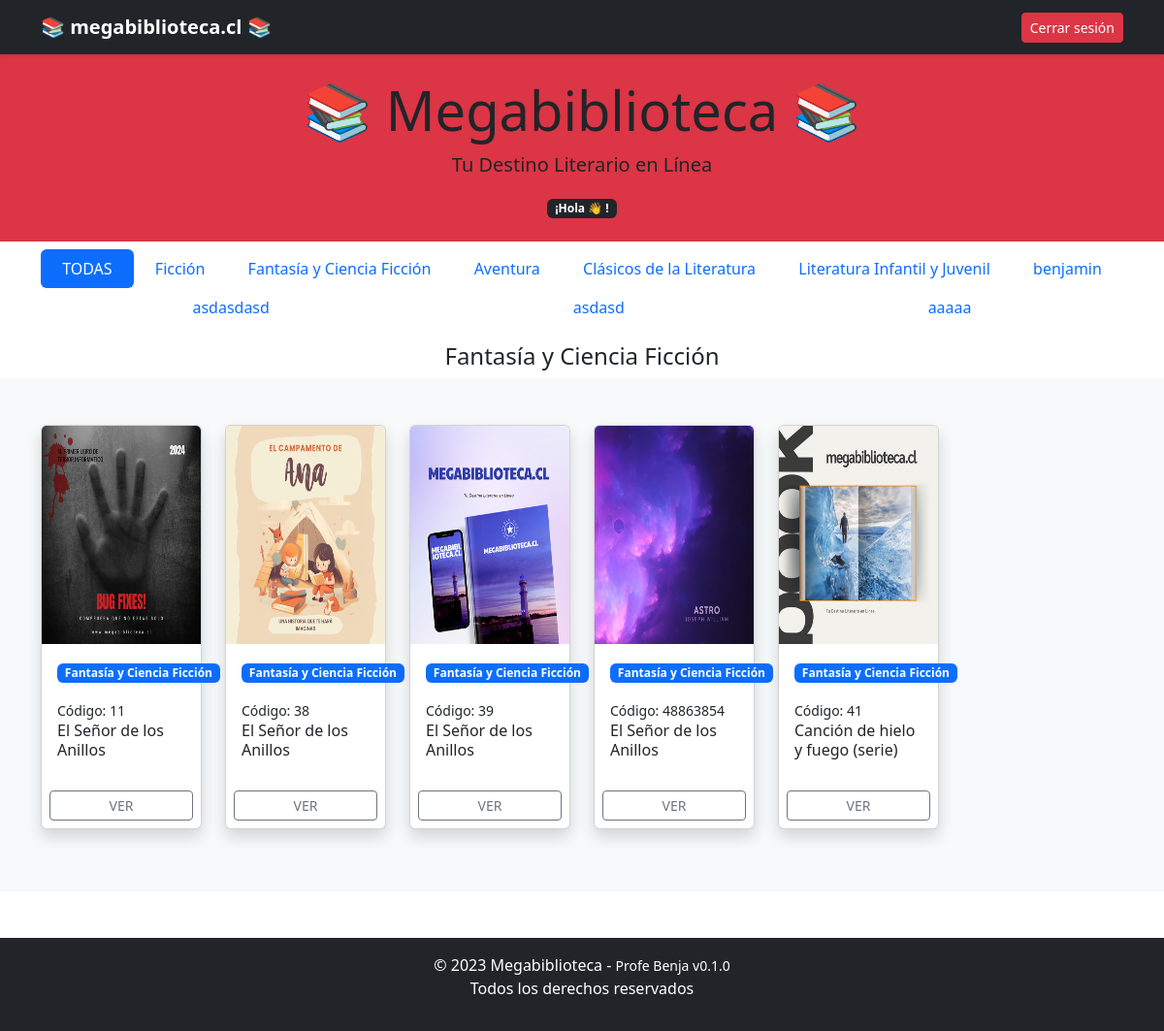
The app's page /home/categoria/fantasia_y_ciencia_ficcion with its own data.
### biblioteca/models.py (models this page shows, shortened)
class Categoria(models.Model):
    nombre = models.CharField(max_length=100)
    url = models.CharField(max_length=100, null=True, blank=True)
    def __str__(self):
        return self.nombre

class Libro(models.Model):
    nombre = models.CharField(max_length=200)
    codigo = models.CharField(max_length=20, unique=True)
    descripcion = models.TextField()
    imagen = models.ImageField(upload_to='libros/', null=True, blank=True)
    categoria = models.ForeignKey(Categoria, on_delete=models.CASCADE)
    autor = models.CharField(max_length=200, null=True, blank=True)
    stock = models.IntegerField(default=1)

### biblioteca/views.py (the view)
# urls.py: path('home/categoria/<url>', views.home_categoria, name='home_categoria'),
def home_categoria(request, url):
    perfil = request.session.get('perfil')
    categorias = Categoria.objects.all()
    categoria = Categoria.objects.get(url=url)
    libros = categoria.libro_set.all()
    context = {
        'perfil' : perfil,
        'libros' : libros,
        'categorias': categorias,
        'categoria': categoria
    }
    return render(request, 'home.html', context)

### biblioteca/templates/home.html (shortened to what this page needs)
{% extends 'layouts/normal/base.html' %}
{% load static %}
{% block contenido %}
  <div class="navbar navbar-dark bg-dark shadow-sm">
    <div class="container">
      <a href="#" class="navbar-brand d-flex align-items-center"><strong>📚 megabiblioteca.cl 📚</strong></a>
      <div>
        <a type="button" class="btn btn-sm btn-danger" href="{% url 'logout' %}">Cerrar sesión</a>
      </div>
    </div>
  </div>
  <main>
    <header class="bg-danger text-dark text-center py-4">
      <h1 class="display-4">📚 <strong>Megabiblioteca</strong> 📚</h1>
      <p class="lead">Tu Destino Literario en Línea</p>
      <span class="badge bg-dark">¡Hola {{ request.user.first_name }} 👋 !</span>
    </header>
    <div class="container mt-2">
      <div class="row">
        <div class="col-12">
          <ul class="nav nav-pills nav-fill">
            <li class="nav-item">
              <a class="nav-link active" aria-current="page" href="{% url 'home' %}">TODAS</a>
            </li>
            {% for categoria in categorias %}
              <li class="nav-item">
                <a class="nav-link" href="{% url 'home_categoria' categoria.url %}">{{ categoria.nombre }}</a>
              </li>
            {% endfor %}
          </ul>
        </div>
      </div>
      <h4 class="text-center mt-3">{{ categoria.nombre }}</h4>
    </div>
    <div class="album py-5 bg-body-tertiary">
      <div class="container">
        <div class="row">
          {% for libro in libros %}
            <div class="col-6 col-md-4 col-lg-2 mb-3">
              <div class="card shadow">
                <img src="{% static libro.imagen %}" class="bd-placeholder-img card-img-top" width="100%" height="225" role="img" />
                <div class="card-body">
                  <p class="badge bg-primary mb-3">{{ libro.categoria }}</p>
                  <br />
                  <small class="text-end">Código: {{ libro.codigo }}</small>
                  <h6 class="card-title">{{ libro.nombre }}</h6>
                </div>
                <div class="d-grid p-2">
                  <a href="{% url 'home_libro' libro.codigo %}" class="btn btn-sm btn-outline-secondary">VER</a>
                </div>
              </div>
            </div>
          {% endfor %}
        </div>
      </div>
    </div>
  </main>
{% endblock %}

### biblioteca/templates/home.html (style rules this page uses)
.bd-placeholder-img { font-size: 1.125rem; text-anchor: middle; -webkit-user-select: none; -moz-user-select: none; user-select: none; }
.card { width: 100%; height: 100%; }

### records on screen
Categoria: nombre "Ficción"
Categoria: nombre "Fantasía y Ciencia Ficción"
Categoria: nombre "Aventura"
Categoria: nombre "Clásicos de la Literatura"
Categoria: nombre "Literatura Infantil y Juvenil"
Categoria: nombre "benjamin"
Categoria: nombre "asdasdasd"
Categoria: nombre "asdasd"
Categoria: nombre "aaaaa"
Libro: imagen (picture), categoria "Fantasía y Ciencia Ficción", codigo "11", nombre "El Señor de los Anillos"
Libro: imagen (picture), categoria "Fantasía y Ciencia Ficción", codigo "38", nombre "El Señor de los Anillos"
Libro: imagen (picture), categoria "Fantasía y Ciencia Ficción", codigo "39", nombre "El Señor de los Anillos"
Libro: imagen (picture), categoria "Fantasía y Ciencia Ficción", codigo "48863854", nombre "El Señor de los Anillos"
Libro: imagen (picture), categoria "Fantasía y Ciencia Ficción", codigo "41", nombre "Canción de hielo y fuego (serie)"
